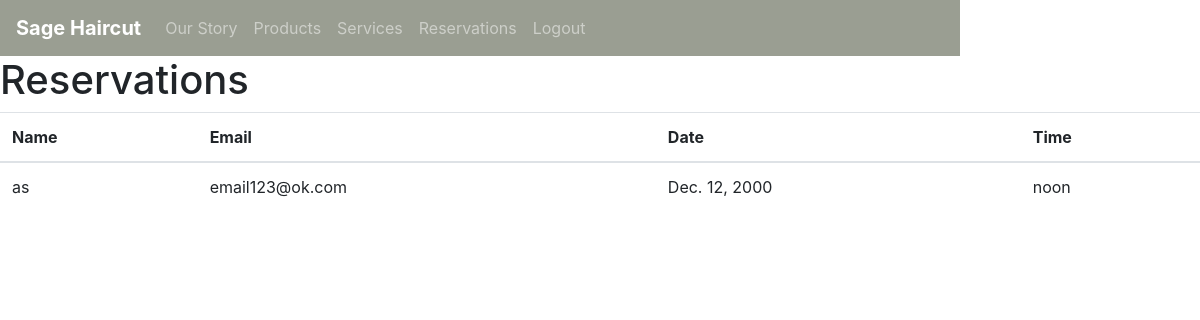
Page /sagecut/reservations/ (signed in) on the earlier database version.
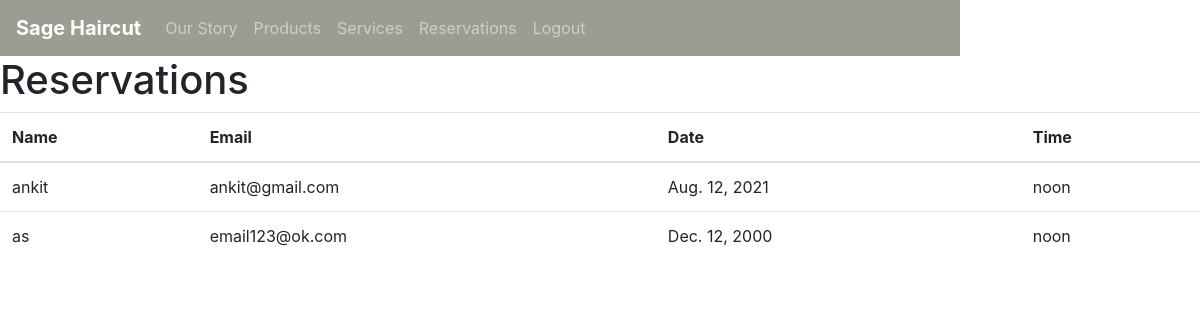
Same page on the later database version.
### sagecut/models.py (models this page shows)
class customer(models.Model):
    first_name = models.CharField(max_length=26)
    email = models.EmailField(max_length=256,unique = True)
    set_date = models.DateField()
    set_time = models.TimeField(auto_now=False, auto_now_add=False,)

### sagecut/views.py (the view)
@login_required
def reservations(request):
    customer_list = customer.objects.order_by('first_name')
    date_dict = {'access_records':customer_list}
    return render(request,'sagecut/reservations.html',context = date_dict)

### template/sagecut/reservations.html
<!DOCTYPE html>
{% extends "sagecut/base.html" %}
{% block body_block %}
<h1 style="text-align:center:font-weight:700">Reservations</h1>
<table class="table table-borderless">
  <thead>
    <th>Name</th>
    <th>Email</th>
    <th>Date</th>
    <th>Time</th>
  </thead>
  <tbody>
    {% for acc in access_records %}
    <tr>
      <td>{{acc.first_name}}</td>
      <td>{{acc.email}}</td>
      <td>{{acc.set_date}}</td>
      <td>{{acc.set_time}}</td>
    </tr>
    {% endfor %}
  </tbody>
</table>
{% endblock %}

### template/sagecut/base.html (shortened to what this page needs)
<!DOCTYPE html>
{% load static %}
<html lang="en" dir="ltr">
  <head>
    <link href="{% static 'Css/style.css' %}" rel="stylesheet">
    <link rel="stylesheet" href="https://maxcdn.bootstrapcdn.com/bootstrap/4.0.0/css/bootstrap.min.css">
  </head>
  <body>
    <nav class="navbar navbar-expand-lg navbar-dark droppage " style="z-index:30;">
  <a class="navbar-brand" href="{% url 'home' %}"><span style="font-weight:700">Sage Haircut</span></a>
  <div class="collapse navbar-collapse" id="navbarSupportedContent">
    <ul class="navbar-nav mr-auto">
      <li class="nav-item">
        <a class="nav-link" href="{% url 'admin:index'%}">Our Story</a>
      </li>
      <li class="nav-item">
        <a class="nav-link" href="#">Products</a>
      </li>
      <li class="nav-item" >
        <a class="nav-link" href="#">Services</a>
      </li>
      {% if user.is_authenticated %}
          <li class="nav-item"><a class="nav-link" href="{% url 'sagecut:reservations' %}">Reservations</a></li>
          <li class="nav-item" ><a class="nav-link" href="{% url 'logout' %}">Logout</a></li>
        {% else %}
        <li class="nav-item">
          <a class="nav-link" href="{% url 'sagecut:book' %}">Book Now</a>
        </li>
        <li class="nav-item" ><a class="nav-link" href="{% url 'sagecut:user_login' %}">Login</a></li>
        {% endif %}
    </ul>
  </div>
</nav>
<div class="">
  {% block body_block %}
  {% endblock %}
</div>
  </body>
</html>

### static/Css/style.css (style rules this page uses)
.droppage { background: linear-gradient(to right, #9A9E92 80%, white 20%); }

Differences in the rows shown:
added customer: first_name "ankit", email "ankit@gmail.com", set_date "Aug. 12, 2021", set_time "noon"
